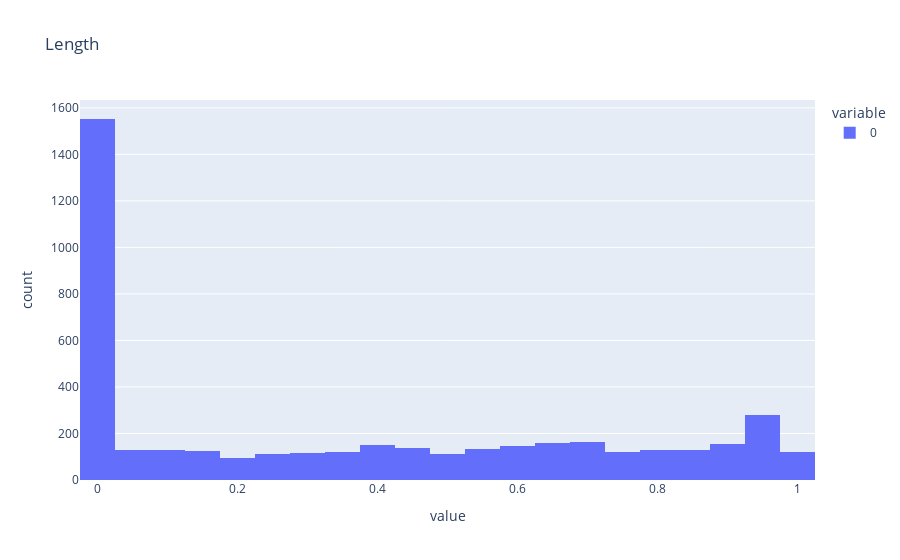
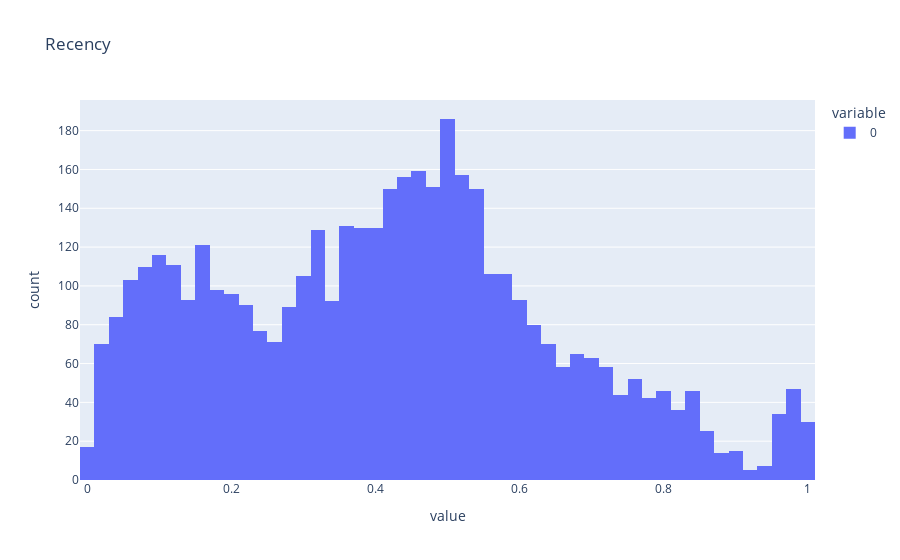
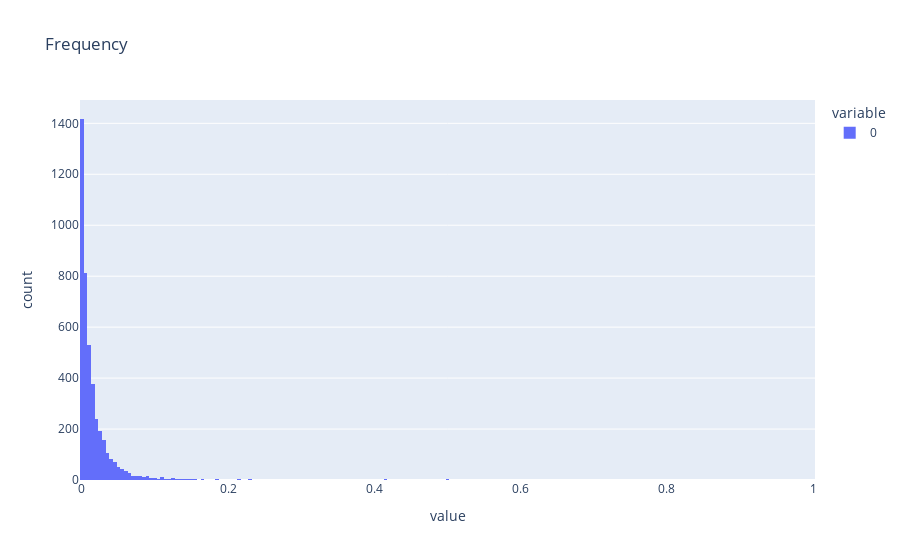

Notebook code cell kept with these figures, in order:
### Code cell
def plot_features(arr):
    fig1 = px.histogram(
        arr[:,0], title='Length'
    )
    fig2 = px.histogram(
        arr[:,1], title='Recency'
    )
    fig3 = px.histogram(
        arr[:,2], title='Frequency'
    )
    fig4 = px.histogram(
        arr[:,3], title='Monetary'
    )
    fig5 = px.histogram(
        arr[:,4], title='Periodicity'
    )

    fig1.show()
    fig2.show()
    fig3.show()
    fig4.show()
    fig5.show()

plot_features(arr)

### Figure 1 — Plotly figure (JSON) as saved in the notebook; plotly's stock layout.template omitted (floating-point values rounded to 4 significant figures; data arrays with more than 128 entries replaced by an {"elided": "..."} marker saying what was removed)
{"data": [{"alignmentgroup": "True", "bingroup": "x", "hovertemplate": "variable=0<br>value=%{x}<br>count=%{y}<extra></extra>", "legendgroup": "0", "marker": {"color": "#636efa", "pattern": {"shape": ""}}, "name": "0", "offsetgroup": "0", "orientation": "v", "showlegend": true, "type": "histogram", "x": {"elided": "4314 float values"}, "xaxis": "x", "yaxis": "y"}], "layout": {"barmode": "relative", "legend": {"title": {"text": "variable"}, "tracegroupgap": 0}, "title": {"text": "Length"}, "xaxis": {"anchor": "y", "domain": [0, 1], "title": {"text": "value"}}, "yaxis": {"anchor": "x", "domain": [0, 1], "title": {"text": "count"}}}}

### Figure 2 — Plotly figure (JSON) as saved in the notebook; plotly's stock layout.template omitted (floating-point values rounded to 4 significant figures; data arrays with more than 128 entries replaced by an {"elided": "..."} marker saying what was removed)
{"data": [{"alignmentgroup": "True", "bingroup": "x", "hovertemplate": "variable=0<br>value=%{x}<br>count=%{y}<extra></extra>", "legendgroup": "0", "marker": {"color": "#636efa", "pattern": {"shape": ""}}, "name": "0", "offsetgroup": "0", "orientation": "v", "showlegend": true, "type": "histogram", "x": {"elided": "4314 float values"}, "xaxis": "x", "yaxis": "y"}], "layout": {"barmode": "relative", "legend": {"title": {"text": "variable"}, "tracegroupgap": 0}, "title": {"text": "Recency"}, "xaxis": {"anchor": "y", "domain": [0, 1], "title": {"text": "value"}}, "yaxis": {"anchor": "x", "domain": [0, 1], "title": {"text": "count"}}}}

### Figure 3 — Plotly figure (JSON) as saved in the notebook; plotly's stock layout.template omitted (floating-point values rounded to 4 significant figures; data arrays with more than 128 entries replaced by an {"elided": "..."} marker saying what was removed)
{"data": [{"alignmentgroup": "True", "bingroup": "x", "hovertemplate": "variable=0<br>value=%{x}<br>count=%{y}<extra></extra>", "legendgroup": "0", "marker": {"color": "#636efa", "pattern": {"shape": ""}}, "name": "0", "offsetgroup": "0", "orientation": "v", "showlegend": true, "type": "histogram", "x": {"elided": "4314 float values"}, "xaxis": "x", "yaxis": "y"}], "layout": {"barmode": "relative", "legend": {"title": {"text": "variable"}, "tracegroupgap": 0}, "title": {"text": "Frequency"}, "xaxis": {"anchor": "y", "domain": [0, 1], "title": {"text": "value"}}, "yaxis": {"anchor": "x", "domain": [0, 1], "title": {"text": "count"}}}}
